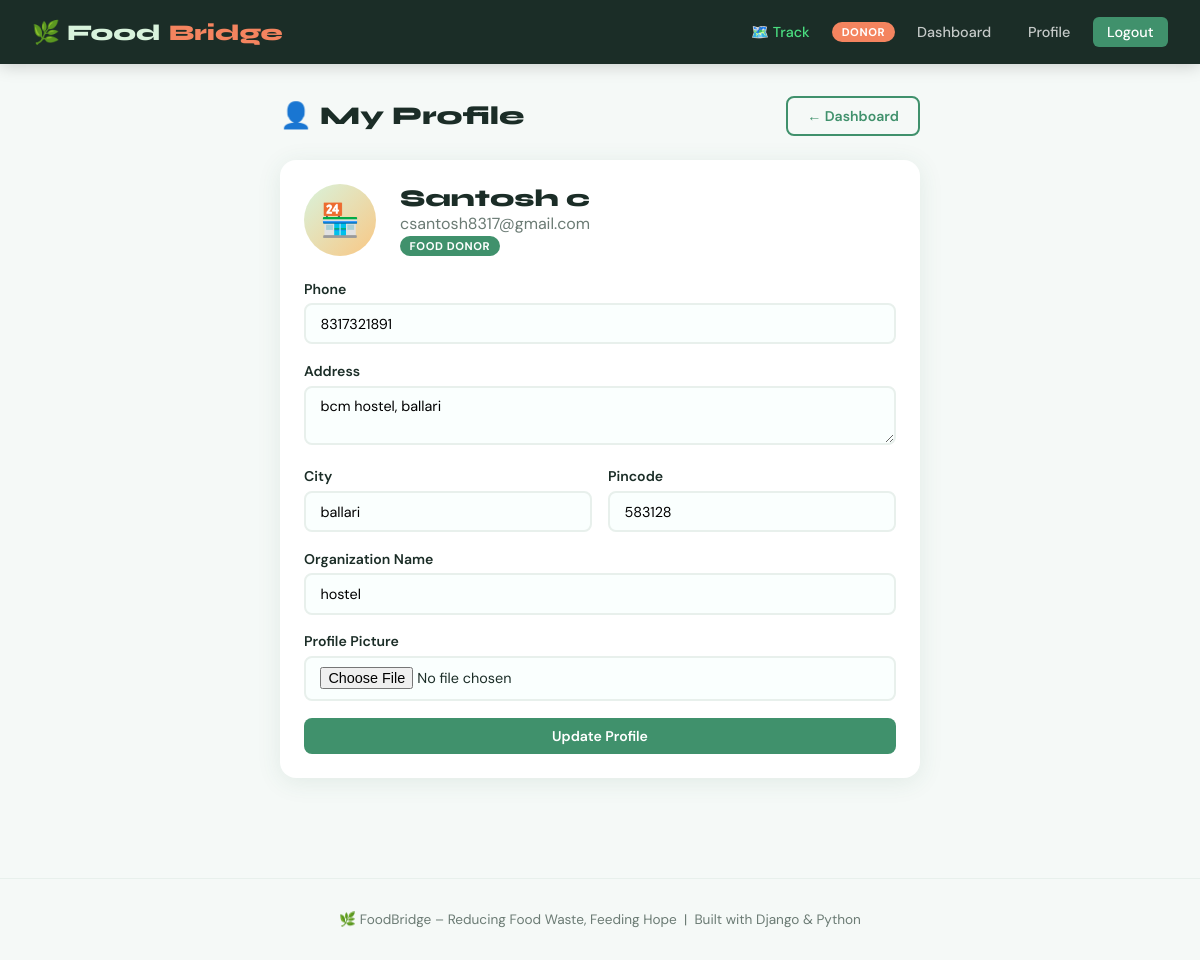
The app's page /profile/ (signed in) with its own data.
### core/models.py (models this page shows, shortened)
class UserProfile(models.Model):
    ROLE_CHOICES = [
        ('donor', 'Food Donor'),
        ('delivery', 'Delivery Agent'),
        ('receiver', 'Receiver'),
    ]
    user = models.OneToOneField(User, on_delete=models.CASCADE, related_name='profile')
    role = models.CharField(max_length=20, choices=ROLE_CHOICES)
    phone = models.CharField(max_length=15, blank=True)
    address = models.TextField(blank=True)
    city = models.CharField(max_length=100, blank=True)
    pincode = models.CharField(max_length=10, blank=True)
    organization_name = models.CharField(max_length=200, blank=True)
    is_available = models.BooleanField(default=True)
    profile_pic = models.ImageField(upload_to='profiles/', blank=True, null=True)
    created_at = models.DateTimeField(auto_now_add=True)

### core/views.py (the view)
# urls.py: path('profile/', views.profile_view, name='profile'),
@login_required
def profile_view(request):
    if request.method == 'POST':
        form = ProfileUpdateForm(request.POST, request.FILES, instance=request.user.profile)
        if form.is_valid():
            form.save()
            messages.success(request, 'Profile updated successfully!')
            return redirect('profile')
    else:
        form = ProfileUpdateForm(instance=request.user.profile)
    return render(request, 'core/profile.html', {'form': form})

### core/forms.py
class ProfileUpdateForm(forms.ModelForm):
    class Meta:
        model = UserProfile
        fields = ['phone', 'address', 'city', 'pincode', 'organization_name', 'profile_pic', 'is_available']
        widgets = {
            'address': forms.Textarea(attrs={'rows': 2}),
        }

### core/templates/core/profile.html (shortened to what this page needs)
{% extends 'core/base.html' %}
{% block content %}
<div style="max-width:640px;margin:0 auto;">
    <div class="page-header">
        <h1>👤 My Profile</h1>
        <a href="{% url 'dashboard' %}" class="btn btn-outline">← Dashboard</a>
    </div>
    <div class="card" style="margin-bottom:1.25rem;">
        <div style="display:flex;align-items:center;gap:1.5rem;margin-bottom:1.5rem;">
            <div style="width:72px;height:72px;border-radius:50%;background:linear-gradient(135deg,var(--green-pale),var(--orange-light));display:flex;align-items:center;justify-content:center;font-size:2rem;">
                {% if user.profile.role == 'donor' %}🏪{% elif user.profile.role == 'delivery' %}🚚{% else %}🤲{% endif %}
            </div>
            <div>
                <h2 style="font-family:'Syne',sans-serif;font-weight:800;">{{ user.get_full_name|default:user.username }}</h2>
                <p style="color:var(--gray);">{{ user.email }}</p>
                <span class="nav-role-badge" style="background:var(--green-light);">{{ user.profile.get_role_display }}</span>
            </div>
        </div>
        <form method="post" enctype="multipart/form-data">
            <div class="form-group">
                <label>Phone</label>
                {{ form.phone }}
            </div>
            <div class="form-group">
                <label>Address</label>
                {{ form.address }}
            </div>
            <div class="form-grid-2">
                <div class="form-group">
                    <label>City</label>
                    {{ form.city }}
                </div>
                <div class="form-group">
                    <label>Pincode</label>
                    {{ form.pincode }}
                </div>
            </div>
            {% if user.profile.role == 'donor' %}
            <div class="form-group">
                <label>Organization Name</label>
                {{ form.organization_name }}
            </div>
            {% endif %}
            <div class="form-group">
                <label>Profile Picture</label>
                {{ form.profile_pic }}
            </div>
            <button type="submit" class="btn btn-primary" style="width:100%;justify-content:center;">Update Profile</button>
        </form>
    </div>
</div>
{% endblock %}

### core/templates/core/base.html (shortened to what this page needs)
<!DOCTYPE html>
<html lang="en">
<head>
</head>
<body>
<nav>
    <a class="nav-brand" href="{% url 'home' %}">🌿 Food<span>Bridge</span></a>
    <div class="nav-links">
        <a href="{% url 'tracker' %}" style="color: #4ade80;">🗺️ Track</a>
        {% if user.is_authenticated %}
            <span class="nav-role-badge">{{ user.profile.role }}</span>
            <a href="{% url 'dashboard' %}">Dashboard</a>
            <a href="{% url 'profile' %}">Profile</a>
            <a href="{% url 'logout' %}" class="btn-nav">Logout</a>
        {% else %}
            <a href="{% url 'login' %}">Login</a>
            <a href="{% url 'register' %}" class="btn-nav">Register</a>
        {% endif %}
    </div>
</nav>
<main>
    {% block content %}{% endblock %}
</main>
<footer>
    🌿 FoodBridge – Reducing Food Waste, Feeding Hope &nbsp;|&nbsp; Built with Django &amp; Python
</footer>
</body>
</html>

### core/templates/core/base.html (style rules this page uses)
:root { --green: #2d6a4f; --green-light: #40916c; --green-pale: #d8f3dc; --orange: #f4845f; --orange-light: #f9c784; --cream: #fefae0; --dark: #1b2d27; --gray: #6b7b74; --white: #ffffff; --shadow: 0 4px 24px rgba(45,106,79,0.10); }
* { margin: 0; padding: 0; box-sizing: border-box; }
body { font-family: 'DM Sans', sans-serif; background: #f5f9f7; color: var(--dark); min-height: 100vh; }
nav { background: var(--dark); padding: 0 2rem; display: flex; align-items: center; justify-content: space-between; height: 64px; position: sticky; top: 0; z-index: 100; box-shadow: 0 2px 16px rgba(0,0,0,0.18); }
.nav-brand { font-family: 'Syne', sans-serif; font-size: 1.4rem; font-weight: 800; color: var(--green-pale); text-decoration: none; display: flex; align-items: center; gap: 0.5rem; }
.nav-brand span { color: var(--orange); }
.nav-links { display: flex; align-items: center; gap: 0.5rem; }
.nav-links a { color: rgba(255,255,255,0.75); text-decoration: none; padding: 0.4rem 0.9rem; border-radius: 6px; font-size: 0.9rem; font-weight: 500; transition: all 0.2s; }
.nav-links a.btn-nav { background: var(--green-light); color: #fff; }
.nav-role-badge { background: var(--orange); color: #fff; font-size: 0.7rem; font-weight: 700; padding: 0.2rem 0.6rem; border-radius: 20px; text-transform: uppercase; letter-spacing: 0.05em; }
main { max-width: 1200px; margin: 0 auto; padding: 2rem 1.5rem; }
.card { background: var(--white); border-radius: 16px; padding: 1.5rem; box-shadow: var(--shadow); }
.btn { display: inline-flex; align-items: center; gap: 0.4rem; padding: 0.55rem 1.2rem; border-radius: 8px; font-weight: 600; font-size: 0.88rem; cursor: pointer; border: none; text-decoration: none; transition: all 0.2s; font-family: 'DM Sans', sans-serif; }
.btn-primary { background: var(--green-light); color: #fff; }
.btn-outline { background: transparent; border: 2px solid var(--green-light); color: var(--green-light); }
.page-header { display: flex; align-items: center; justify-content: space-between; margin-bottom: 1.5rem; }
.page-header h1 { font-family: 'Syne', sans-serif; font-size: 1.6rem; font-weight: 800; }
.form-group { margin-bottom: 1.1rem; }
.form-group label { display: block; font-weight: 600; font-size: 0.88rem; margin-bottom: 0.35rem; color: var(--dark); }
.form-group input, .form-group select, .form-group textarea { width: 100%; padding: 0.6rem 0.9rem; border: 2px solid #e8f0ec; border-radius: 8px; font-family: 'DM Sans', sans-serif; font-size: 0.9rem; transition: border-color 0.2s; background: #fafffe; }
.form-grid-2 { display: grid; grid-template-columns: 1fr 1fr; gap: 1rem; }
footer { text-align: center; padding: 2rem; color: var(--gray); font-size: 0.85rem; border-top: 1px solid #e8f0ec; margin-top: 3rem; }

### records on screen
UserProfile: phone "8317321891", address "bcm hostel, ballari", city "ballari", pincode "583128", organization_name "hostel"

### other values on screen
{{ user.profile.role }} "DONOR"
{{ user.get_full_name|default:user.username }} "Santosh c"
{{ user.email }} "csantosh8317@gmail.com"
{{ user.profile.get_role_display }} "FOOD DONOR"
